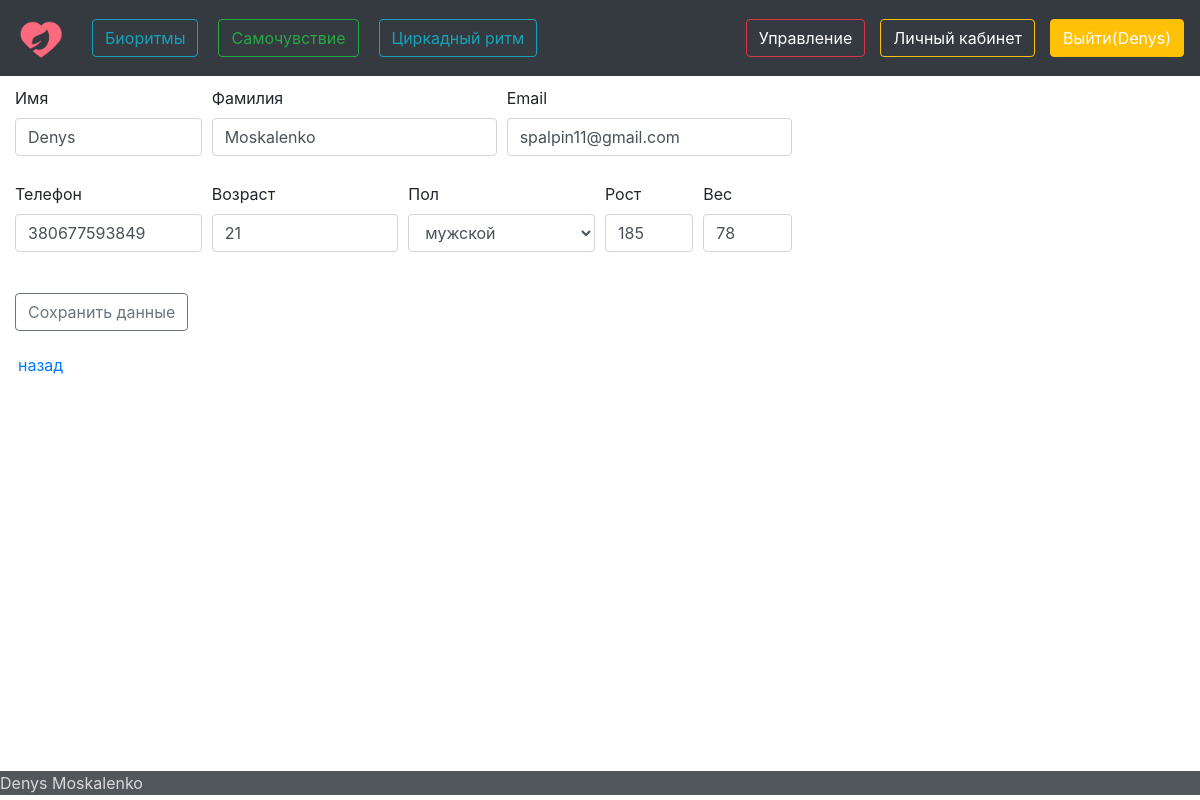
The page /changeAccData/ (signed in) on the database its author committed.
### afront/models.py (models this page shows, shortened)
class Human(models.Model):
    name = models.CharField(max_length=50, verbose_name='Имя')
    surname = models.CharField(max_length=50, verbose_name='Фамилия')
    email = models.EmailField(max_length=50)
    phone = models.PositiveSmallIntegerField()
    age = models.PositiveSmallIntegerField()
    genders = (
        ('мужской', 'мужской'),
        ('женский', 'женский'),
    )
    gender = models.CharField(max_length=10, choices=genders)
    height = models.PositiveSmallIntegerField()
    weight = models.PositiveSmallIntegerField()
    hronoType = models.CharField(max_length=30)

### afront/views.py (the view, shortened to what this page needs)
# urls.py: re_path('changeAccData/',views.ChangeAccData.as_view()),
class ChangeAccData(UpdateView):
    def get(self, request):
        form = HumanForm
        model = Human.objects.filter(email=request.user.email)
        ctx = {
            'form': form,
            'model': model
        }
        return render(request, 'changeAccData.html', ctx)

### afront/templates/changeAccData.html (shortened to what this page needs)
{% extends 'main.html' %}
{% block content %}
<form action="/changeAccData/" method="post">
    {% for human in model%}
    <div class="form-row" style="margin:10px">
      <div class="col-md-2 mb-3">
        <label for="id_name">Имя</label>
        <input type="text" class="form-control" placeholder="Введите имя" name="name" maxlength="50" id="id_name" value="{{human.name}}">
      </div>
      <div class="col-md-3 mb-3">
        <label for="id_surname">Фамилия</label>
        <input type="text" class="form-control" placeholder="Введите Фамилию" name="surname" maxlength="50" id="id_surname" value="{{human.surname}}">
      </div>
      <div class="col-md-3 mb-3">
       <label for="id_email">Email</label>
       <input type="email" class="form-control" placeholder="Введите Email" name="email" maxlength="50"  id="id_email" value="{{human.email}}">
          </div>
    </div>
    <div class="form-row" style="margin:10px">
      <div class="col-md-2 mb-3">
        <label for="id_phone">Телефон</label>
        <input type="text" class="form-control" placeholder="Введите телефон" name="phone" maxlength="50"  id="id_phone" value="{{human.phone}}">
      </div>
      <div class="col-md-2 mb-3">
        <label for="id_age">Возраст</label>
        <input type="text" class="form-control" placeholder="Введите Возраст" name="age" maxlength="50"  id="id_age" value="{{human.age}}">
      </div>
      <div class="col-md-2 mb-3">
       <label for="id_gender">Пол</label>
            <select name="gender" class="form-control"  id="id_gender">
              <option  value="{{human.gender}}" selected hidden>{{human.gender}}</option>
            </select>
       </div>
         <div class="col-md-1 mb-3">
        <label for="id_height">Рост</label>
        <input type="text" class="form-control" placeholder="Введите Рост" name="height" maxlength="50"  id="id_height" value="{{human.height}}">
      </div>
        <div class="col-md-1 mb-3">
        <label for="id_weight">Вес</label>
        <input type="text" class="form-control" placeholder="Введите Вес" name="weight" maxlength="50"  id="id_weight" value="{{human.weight}}">
        </div>
    </div>
    <button class="btn btn-outline-secondary"  style="margin:15px" type="submit" name="Update" >Сохранить данные</button>
 {%endfor%}
</form>
<h4>{{er}}<a type="button" class="btn btn-link"  href="/account">назад</a></h4>
{% endblock %}

### afront/templates/main.html (shortened to what this page needs)
<!DOCTYPE html>
 {% load static %}
<html lang="en">
<head>
    <link rel="stylesheet" href="https://stackpath.bootstrapcdn.com/bootstrap/4.4.1/css/bootstrap.min.css" >
</head>
<body>
<header>
<nav class="navbar navbar-expand-lg navbar-dark bg-dark">
    <a href="/main" class="navbar-brand">
        <img width ="50" hight="40" alt="logo">
    </a>
{% if user.is_authenticated%}
        <ul class="navbar-nav mr-auto">
            <li class="nav-item"> <a class="btn btn-outline-info" href="/biorythms" role="button">Биоритмы</a>    </li>
            <li class="nav-item"> <a class="btn btn-outline-success" href="/well-being" role="button">Самочувствие</a>  </li>
            <li class="nav-item"> <a class="btn btn-outline-info" href="/circad" role="button">Циркадный ритм</a>  </li>
        </ul>
    {% if user.is_superuser%}
        <div class="navbar-text ml-9"  style="margin-right: 15px;">
            <a class="btn btn-outline-danger" href="/reduct" role="button">Управление</a>   </li>
        </div>
    {%endif%}
    <div class="navbar-text ml-9" style="margin-right: 15px;">
            <a class="btn btn-outline-warning" href="/account" role="button">Личный кабинет</a>    </li>
    </div>
    <div class="navbar-text ml-9">
            <a class="btn btn-warning" href="/logout" role="button">Выйти({{user.username}}) </a>    </li>
    </div>
    {%else%}
       <ul class="navbar-nav mr-auto " >
            <li class="nav-item"> <a class="btn btn-success " href="/auth" role="button">Войти</a>    </li>
            <li class="nav-item"> <a class="btn btn-info" href="/register" role="button">Зарегестрироваться</a>  </li>
        </ul>
    {%endif%}
</nav>
</header>
{% block content %}{% endblock %}
<footer class="page-footer font-small  bg-dark  bottom:10px  text" style="opacity: 85%"> Denys Moskalenko</footer>
</body>
</html>

### afront/templates/main.html (style rules this page uses)
nav a { margin-left: 0px; }
body { min-width: 100%; }
ul li { margin:0 10px; margin-bottom: 1px; margin-top: 1px; }
footer { position : fixed; bottom: 5px; color: lightgray; width : 100%; }
body { margin-left: 10px; }
h4 { margin-left: 10px; }

### afront/templates/changeAccData.html (style rules this page uses)
h4 { margin-left: 5px; }

### rows shown on the page
Human: name "Denys", surname "Moskalenko", email "spalpin11@gmail.com", phone "380677593849", age "21", gender "мужской", height "185", weight "78"

### other values the page prints
{{ user.username }} "Denys"
